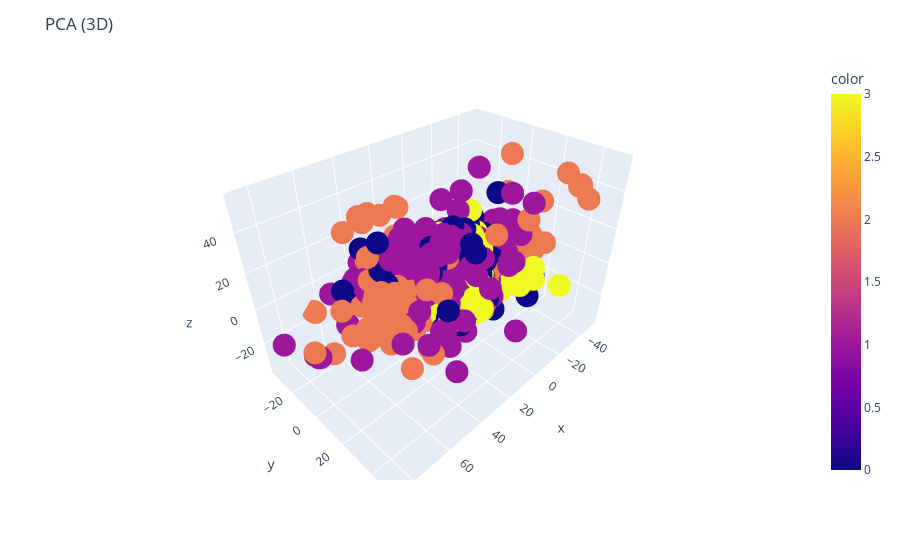

Source (notebook cell):
### Markdown cell above
3d:

### Code cell
plot_pca_images_3d_plotly(images_grayscale, labels_grayscale)

### Figure 1 — Plotly figure (JSON) as saved in the notebook; plotly's stock layout.template omitted (floating-point values rounded to 4 significant figures; data arrays with more than 128 entries replaced by an {"elided": "..."} marker saying what was removed)
{"data": [{"hovertemplate": "x=%{x}<br>y=%{y}<br>z=%{z}<br>color=%{marker.color}<extra></extra>", "legendgroup": "", "marker": {"color": {"elided": "3096 int values"}, "coloraxis": "coloraxis", "symbol": "circle"}, "mode": "markers", "name": "", "scene": "scene", "showlegend": false, "type": "scatter3d", "x": {"elided": "3096 float values"}, "y": {"elided": "3096 float values"}, "z": {"elided": "3096 float values"}}], "layout": {"coloraxis": {"colorbar": {"title": {"text": "color"}}, "colorscale": [[0, "#0d0887"], [0.1111, "#46039f"], [0.2222, "#7201a8"], [0.3333, "#9c179e"], [0.4444, "#bd3786"], [0.5556, "#d8576b"], [0.6667, "#ed7953"], [0.7778, "#fb9f3a"], [0.8889, "#fdca26"], [1, "#f0f921"]]}, "legend": {"tracegroupgap": 0}, "margin": {"t": 60}, "scene": {"domain": {"x": [0, 1], "y": [0, 1]}, "xaxis": {"title": {"text": "x"}}, "yaxis": {"title": {"text": "y"}}, "zaxis": {"title": {"text": "z"}}}, "title": {"text": "PCA (3D)"}}}
